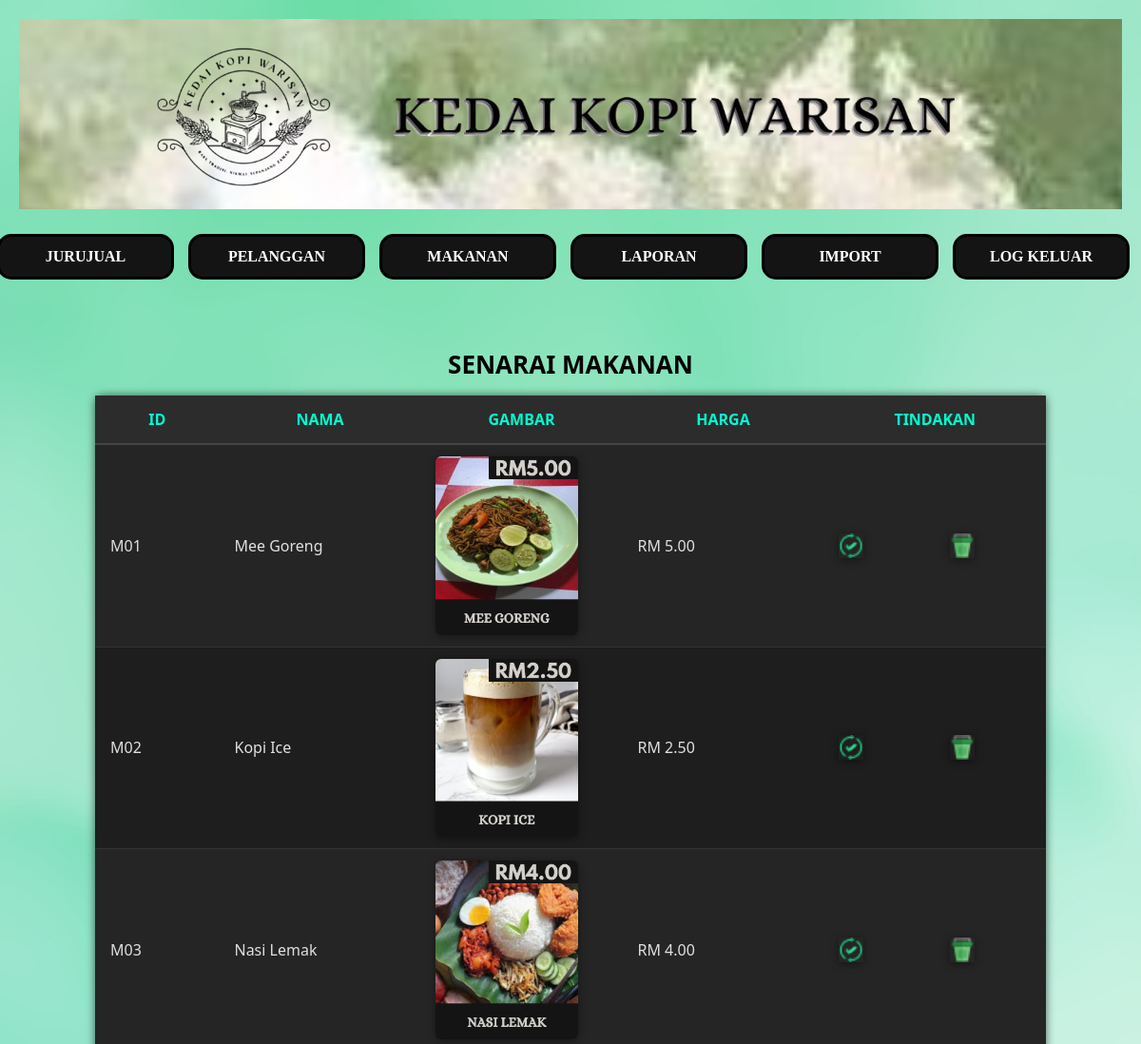
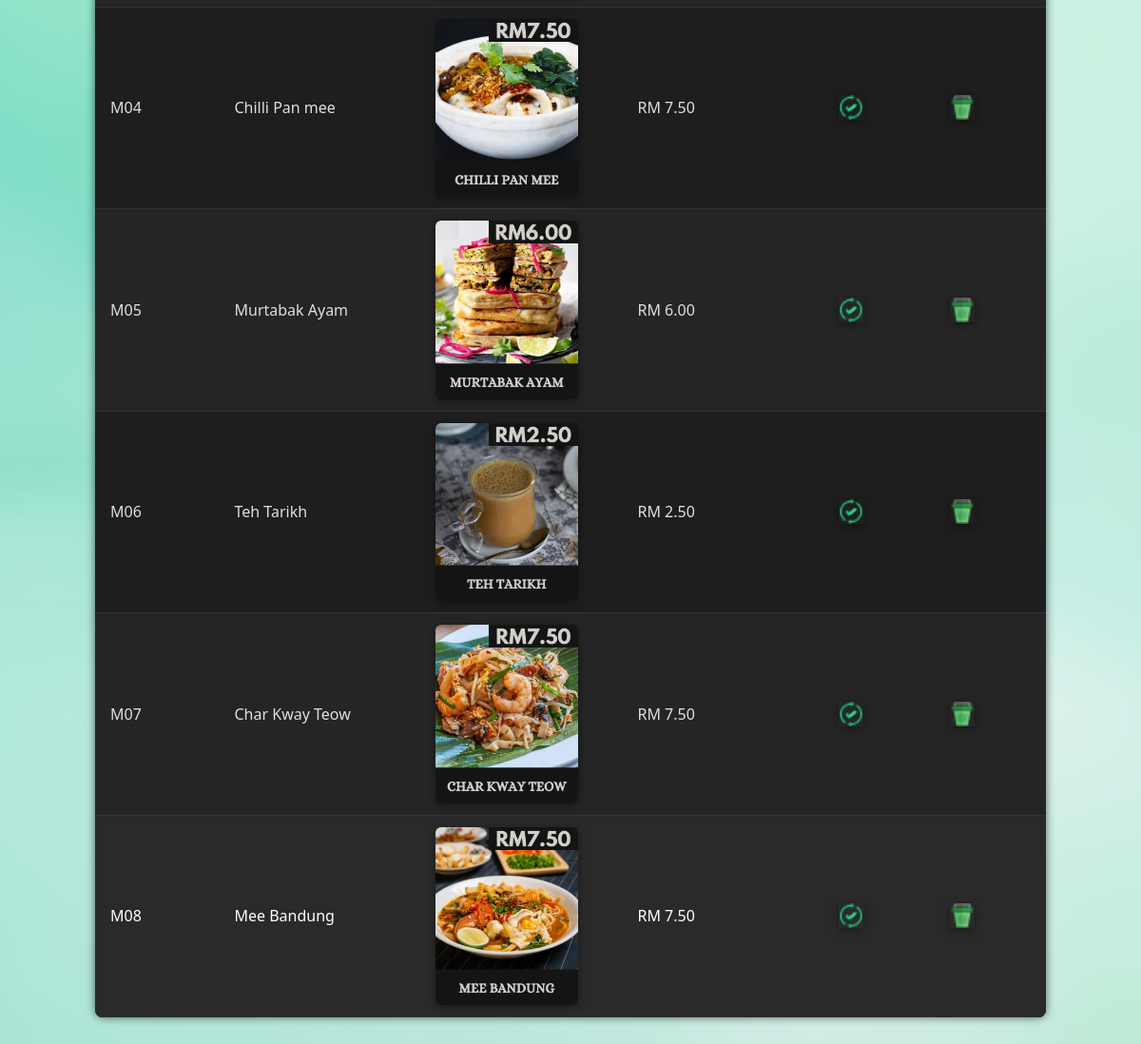
The page /tempahan/makanan_senarai.php on the database its author committed (2 pictures, top to bottom).
### tables this page shows
CREATE TABLE `makanan` (
  `idmakanan` varchar(3) NOT NULL,
  `namamakanan` varchar(20) DEFAULT NULL,
  `gambar` varchar(20) DEFAULT NULL,
  `harga` double(6,2) DEFAULT NULL,
  `idjurujual` varchar(3) DEFAULT NULL
);

### tempahan/makanan_senarai.php (the view, shortened to what this page needs)
<?php
    include("sambungan.php");
	include("jurujual_menu.php");
?>
<link rel="stylesheet" href="asenarai.css">
<link rel="stylesheet" href="abutton.css">
<table>
    <caption>SENARAI MAKANAN</caption>
    <tr>
        <th>ID</th>
        <th>Nama</th>
        <th>Gambar</th>
        <th>Harga</th>
        <th colspan="3">Tindakan</th>
    </tr>
    <?php
        $sql = "select * from makanan";
        $result = mysqli_query($sambungan, $sql);
        while($makanan = mysqli_fetch_array($result)) {
            $idmakanan = $makanan["idmakanan"];
            echo "<tr> <td>$makanan[idmakanan]</td>
                       <td class='nama'>$makanan[namamakanan]</td>
                       <td class='gambar'><img width= 150 src= 'imej/$makanan[gambar]'></td>
                       <td class='harga'>RM $makanan[harga]</td>
                       <td class='actionButton'>
                          <a href='makanan_update.php?idmakanan=$idmakanan' title='update'>
                              <img src='imej/update.png'>
                          </a>
                       </td>
					   <td class='actionButton'>
                           <a href='javascript:padam(\"$idmakanan\");' title='delete'>
                               <img src='imej/delete.png'>
                           </a>
                       </td>
                   </tr>";
        }
    ?>
</table>

### tempahan/asenarai.css (style rules this page uses)
table { width: 90%; max-width: 1000px; margin: 30px auto; border-collapse: collapse; border-radius: 8px; overflow: hidden; background-color: #1e1e1e; box-shadow: 0 0 10px rgba(0, 0, 0, 0.6); }
caption { font-size: 26px; font-weight: bold; color: black; padding: 15px 0; }
th { background-color: #2c2c2c; color: #00ffd0; padding: 14px; text-transform: uppercase; border-bottom: 2px solid #444; }
td { padding: 12px 16px; border-bottom: 1px solid #333; }
tr:nth-child(even) { background-color: #252525; }
tr:nth-child(odd) { background-color: #1e1e1e; }
tr:last-child td { color: white; background-color: #2a2a2a; }
td.nama, td.katalaluan, td.harga, td.gambar { text-align: left; width: 180px; }
td img { width: 26px; height: 26px; cursor: pointer; transition: transform 0.2s, filter 0.2s; }
td.gambar img { width: 150px; height: auto; object-fit: cover; border-radius: 6px; box-shadow: 0 2px 8px rgba(0, 0, 0, 0.4); transition: transform 0.2s ease-in-out; }
td.actionButton img { box-shadow: 0 2px 8px rgba(0, 0, 0, 0.4); transition: filter 0.2s ease-in-out, box-shadow 0.2s ease-in-out; cursor: pointer; }

### rows shown on the page
makanan: idmakanan "M01", namamakanan "Mee Goreng", gambar (picture), harga "5.00"
makanan: idmakanan "M02", namamakanan "Kopi Ice", gambar (picture), harga "2.50"
makanan: idmakanan "M03", namamakanan "Nasi Lemak", gambar (picture), harga "4.00"
makanan: idmakanan "M04", namamakanan "Chilli Pan mee", gambar (picture), harga "7.50"
makanan: idmakanan "M05", namamakanan "Murtabak Ayam", gambar (picture), harga "6.00"
makanan: idmakanan "M06", namamakanan "Teh Tarikh", gambar (picture), harga "2.50"
makanan: idmakanan "M07", namamakanan "Char Kway Teow", gambar (picture), harga "7.50"
makanan: idmakanan "M08", namamakanan "Mee Bandung", gambar (picture), harga "7.50"
